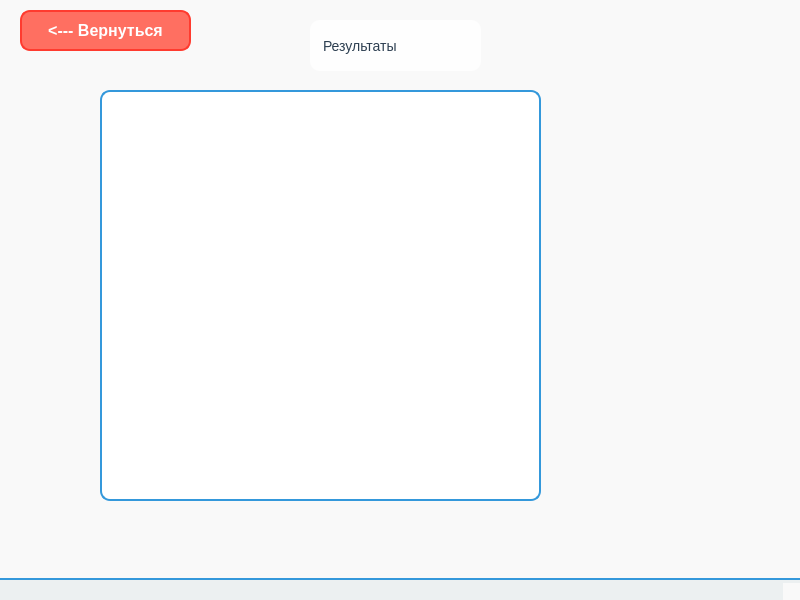
<?xml version="1.0" encoding="UTF-8"?>
<ui version="4.0">
 <class>MainWindow</class>
 <widget class="QMainWindow" name="MainWindow">
  <property name="geometry">
   <rect>
    <x>0</x>
    <y>0</y>
    <width>800</width>
    <height>600</height>
   </rect>
  </property>
  <property name="windowTitle">
   <string>MainWindow</string>
  </property>
  <property name="styleSheet">
   <string notr="true">/* General Settings */
QWidget {
    font-family: &quot;Comic Sans MS&quot;; /* Fun and playful font */
    font-size: 14px;
    color: #2c3e50; /* Dark blue for text */
    background-color: #f9f9f9; /* Light gray background */
}

/* Background Images for Different Pages */
QWidget#mathPage {
    background-image: url(:/backgrounds/math_background.png); /* Math-themed background */
    background-position: center;
    background-repeat: no-repeat;
    background-size: cover;
}

QWidget#sciencePage {
    background-image: url(:/backgrounds/science_background.png); /* Science-themed background */
    background-position: center;
    background-repeat: no-repeat;
    background-size: cover;
}

QWidget#literaturePage {
    background-image: url(:/backgrounds/literature_background.png); /* Literature-themed background */
    background-position: center;
    background-repeat: no-repeat;
    background-size: cover;
}

QWidget#historyPage {
    background-image: url(:/backgrounds/history_background.png); /* History-themed background */
    background-position: center;
    background-repeat: no-repeat;
    background-size: cover;
}

/* Buttons */
QPushButton {
    background-color: #ff6f61; /* Coral */
    color: white;
    border: 2px solid #ff3b2f; /* Darker coral */
    border-radius: 10px;
    padding: 10px 20px;
    font-weight: bold;
    font-size: 16px;
}

QPushButton:hover {
    background-color: #ff3b2f; /* Darker coral on hover */
}

QPushButton:pressed {
    background-color: #ff1a1a; /* Even darker coral when pressed */
}

QPushButton:disabled {
    background-color: #bdc3c7; /* Gray */
    color: #7f8c8d; /* Light gray text */
    border: 2px solid #95a5a6;
}

/* Line Edits */
QLineEdit {
    background-color: rgba(255, 255, 255, 0.9); /* Semi-transparent white */
    border: 2px solid #3498db; /* Blue border */
    border-radius: 10px;
    padding: 10px;
font-size: 20px;
}

QLineEdit:focus {
    border: 2px solid #ff6f61; /* Coral border when focused */
}

/* Labels */
QLabel {
    color: #2c3e50; /* Dark blue */
    font-size: 14px;
    background-color: rgba(255, 255, 255, 0.8); /* Semi-transparent white */
    border-radius: 10px;
    padding: 10px;
}

QLabel#titleLabel {
    font-size: 24px;
    font-weight: bold;
    color: #3498db; /* Blue for titles */
    background-color: transparent; /* No background for titles */
}

/* Combo Boxes */
QComboBox {
    background-color: rgba(255, 255, 255, 0.9); /* Semi-transparent white */
    border: 2px solid #3498db; /* Blue border */
    border-radius: 10px;
    padding: 10px;
    font-size: 14px;
}

QComboBox::drop-down {
    subcontrol-origin: padding;
    subcontrol-position: top right;
    width: 30px;
    border-left: 2px solid #3498db;
}

QComboBox::down-arrow {
    image: url(:/icons/down_arrow.png); /* Replace with your icon */
}

QComboBox QAbstractItemView {
    background-color: white;
    border: 2px solid #3498db;
    selection-background-color: #ff6f61; /* Coral for selected item */
    selection-color: white;
}

/* Check Boxes */
QCheckBox {
    color: #2c3e50;
    background-color: rgba(255, 255, 255, 0.8); /* Semi-transparent white */
    border-radius: 10px;
    padding: 10px;
}

QCheckBox::indicator {
    width: 20px;
    height: 20px;
}

QCheckBox::indicator:checked {
    image: url(:/icons/checked.png); /* Replace with your icon */
}

QCheckBox::indicator:unchecked {
    image: url(:/icons/unchecked.png); /* Replace with your icon */
}

/* Radio Buttons */
QRadioButton {
    color: #2c3e50;
    background-color: rgba(255, 255, 255, 0.8); /* Semi-transparent white */
    border-radius: 10px;
    padding: 10px;
}

QRadioButton::indicator {
    width: 20px;
    height: 20px;
}

QRadioButton::indicator:checked {
    image: url(:/icons/radio_checked.png); /* Replace with your icon */
}

QRadioButton::indicator:unchecked {
    image: url(:/icons/radio_unchecked.png); /* Replace with your icon */
}

/* Progress Bars */
QProgressBar {
    background-color: #bdc3c7;
    border: 2px solid #95a5a6;
    border-radius: 10px;
    text-align: center;
    color: #2c3e50;
}

QProgressBar::chunk {
    background-color: #ff6f61; /* Coral */
    border-radius: 10px;
}

/* Spin Boxes */
QSpinBox {
    background-color: rgba(255, 255, 255, 0.9); /* Semi-transparent white */
    border: 2px solid #3498db; /* Blue border */
    border-radius: 10px;
    padding: 10px;
    font-size: 14px;
}

QSpinBox::up-button, QSpinBox::down-button {
    subcontrol-origin: border;
    subcontrol-position: top right;
    width: 30px;
    border-left: 2px solid #3498db;
}

QSpinBox::up-arrow {
    image: url(:/icons/up_arrow.png); /* Replace with your icon */
}

QSpinBox::down-arrow {
    image: url(:/icons/down_arrow.png); /* Replace with your icon */
}

/* Group Boxes */
QGroupBox {
    border: 2px solid #3498db; /* Blue border */
    border-radius: 10px;
    margin-top: 10px;
    padding-top: 15px;
    font-weight: bold;
    color: #3498db; /* Blue for group box titles */
    background-color: rgba(255, 255, 255, 0.8); /* Semi-transparent white */
}

QGroupBox::title {
    subcontrol-origin: margin;
    subcontrol-position: top left;
    padding: 0 10px;
}

/* Tabs */
QTabWidget::pane {
    border: 2px solid #3498db; /* Blue border */
    border-radius: 10px;
    padding: 10px;
    background-color: rgba(255, 255, 255, 0.9); /* Semi-transparent white */
}

QTabBar::tab {
    background-color: #ecf0f1;
    border: 2px solid #3498db;
    border-bottom: none;
    padding: 10px 20px;
    border-top-left-radius: 10px;
    border-top-right-radius: 10px;
    font-size: 14px;
}

QTabBar::tab:selected {
    background-color: white;
    border-bottom: 2px solid white;
}

QTabBar::tab:hover {
    background-color: #ff6f61; /* Coral on hover */
    color: white;
}

/* Scroll Bars */
QScrollBar:horizontal, QScrollBar:vertical {
    background-color: #ecf0f1;
    border-radius: 10px;
}

QScrollBar::handle:horizontal, QScrollBar::handle:vertical {
    background-color: #ff6f61; /* Coral */
    border-radius: 10px;
}

QScrollBar::add-line, QScrollBar::sub-line {
    background: none;
}

/* Tool Tips */
QToolTip {
    background-color: #ff6f61; /* Coral */
    color: white;
    border: 2px solid #ff3b2f;
    padding: 10px;
    border-radius: 10px;
}

/* Menus */
QMenuBar {
    background-color: #ecf0f1;
    color: #2c3e50;
}

QMenuBar::item {
    padding: 10px 20px;
}

QMenuBar::item:selected {
    background-color: #ff6f61; /* Coral */
    color: white;
}

QMenu {
    background-color: white;
    border: 2px solid #3498db;
    padding: 10px;
}

QMenu::item {
    padding: 10px 20px;
}

QMenu::item:selected {
    background-color: #ff6f61; /* Coral */
    color: white;
}

/* Tables */
QTableView {
    background-color: white;
    border: 2px solid #3498db;
    border-radius: 10px;
}

QTableView::item {
    padding: 10px;
}

QTableView::item:selected {
    background-color: #ff6f61; /* Coral */
    color: white;
}

/* Text Edit */
QTextEdit {
    background-color: rgba(255, 255, 255, 0.9); /* Semi-transparent white */
    border: 2px solid #3498db;
    border-radius: 10px;
    padding: 10px;
}

QTextEdit:focus {
    border: 2px solid #ff6f61; /* Coral */
}

/* Status Bar */
QStatusBar {
    background-color: #ecf0f1;
    border-top: 2px solid #3498db;
    padding: 10px;
}

/* Tool Bars */
QToolBar {
    background-color: #ecf0f1;
    border-bottom: 2px solid #3498db;
    padding: 10px;
}

QToolBar::separator {
    background-color: #3498db;
    width: 2px;
    margin: 10px;
}</string>
  </property>
  <widget class="QWidget" name="centralwidget">
   <widget class="QPushButton" name="pushButton">
    <property name="geometry">
     <rect>
      <x>20</x>
      <y>10</y>
      <width>171</width>
      <height>41</height>
     </rect>
    </property>
    <property name="styleSheet">
     <string notr="true"/>
    </property>
    <property name="text">
     <string>&lt;--- Вернуться</string>
    </property>
   </widget>
   <widget class="QLabel" name="label">
    <property name="geometry">
     <rect>
      <x>310</x>
      <y>20</y>
      <width>171</width>
      <height>51</height>
     </rect>
    </property>
    <property name="styleSheet">
     <string notr="true">font: 75 20pt &quot;MS Shell Dlg 2&quot;;</string>
    </property>
    <property name="text">
     <string>Результаты</string>
    </property>
   </widget>
   <widget class="QTextBrowser" name="textBrowser">
    <property name="enabled">
     <bool>false</bool>
    </property>
    <property name="geometry">
     <rect>
      <x>100</x>
      <y>90</y>
      <width>441</width>
      <height>411</height>
     </rect>
    </property>
    <property name="styleSheet">
     <string notr="true">background-color: rgb(255, 255, 255);</string>
    </property>
   </widget>
  </widget>
  <widget class="QStatusBar" name="statusbar"/>
 </widget>
 <resources/>
 <connections/>
</ui>
